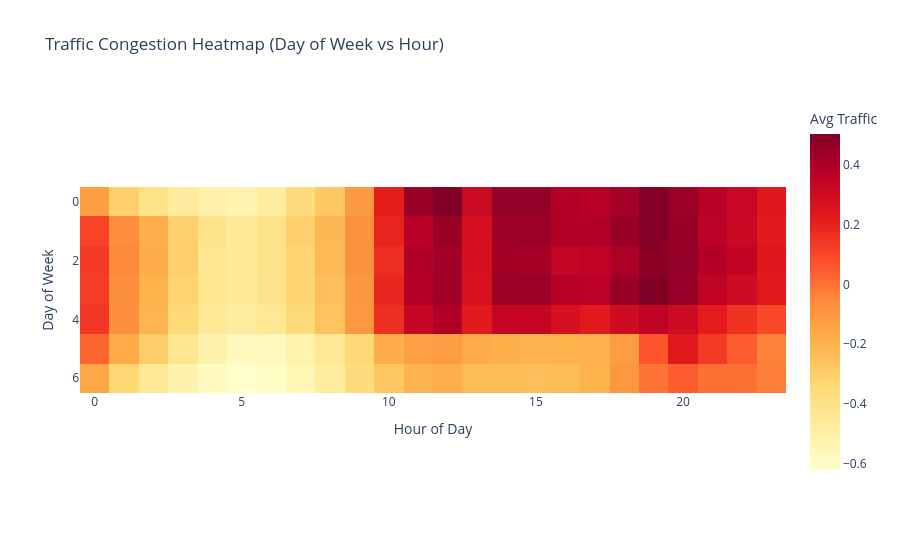

Notebook cell for this chart:
### Code cell
import plotly.express as px

fig = px.imshow(
    heatmap_data,
    labels=dict(x="Hour of Day", y="Day of Week", color="Avg Traffic"),
    x=heatmap_data.columns,
    y=heatmap_data.index,
    color_continuous_scale="YlOrRd",
    title="Traffic Congestion Heatmap (Day of Week vs Hour)"
)
fig.show()

### Figure 1 — Plotly figure (JSON) as saved in the notebook; plotly's stock layout.template omitted (floating-point values rounded to 4 significant figures; data arrays with more than 128 entries replaced by an {"elided": "..."} marker saying what was removed)
{"data": [{"coloraxis": "coloraxis", "hovertemplate": "Hour of Day: %{x}<br>Day of Week: %{y}<br>Avg Traffic: %{z}<extra></extra>", "name": "0", "type": "heatmap", "x": [0, 1, 2, 3, 4, 5, 6, 7, 8, 9, 10, 11, 12, 13, 14, 15, 16, 17, 18, 19, 20, 21, 22, 23], "xaxis": "x", "y": [0, 1, 2, 3, 4, 5, 6], "yaxis": "y", "z": {"elided": "7x24 float values"}}], "layout": {"coloraxis": {"colorbar": {"title": {"text": "Avg Traffic"}}, "colorscale": [[0, "rgb(255,255,204)"], [0.125, "rgb(255,237,160)"], [0.25, "rgb(254,217,118)"], [0.375, "rgb(254,178,76)"], [0.5, "rgb(253,141,60)"], [0.625, "rgb(252,78,42)"], [0.75, "rgb(227,26,28)"], [0.875, "rgb(189,0,38)"], [1, "rgb(128,0,38)"]]}, "title": {"text": "Traffic Congestion Heatmap (Day of Week vs Hour)"}, "xaxis": {"anchor": "y", "constrain": "domain", "domain": [0, 1], "scaleanchor": "y", "title": {"text": "Hour of Day"}}, "yaxis": {"anchor": "x", "autorange": "reversed", "constrain": "domain", "domain": [0, 1], "title": {"text": "Day of Week"}}}}
